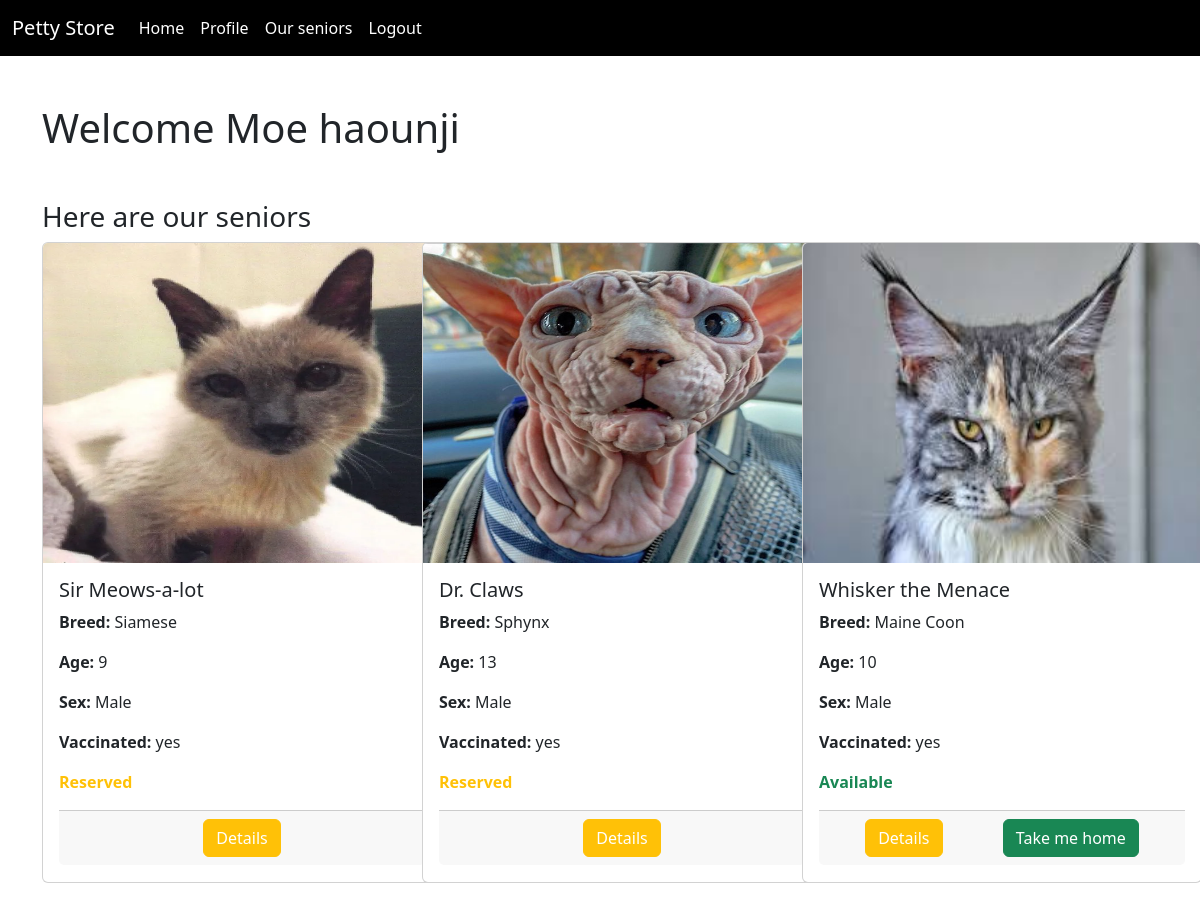
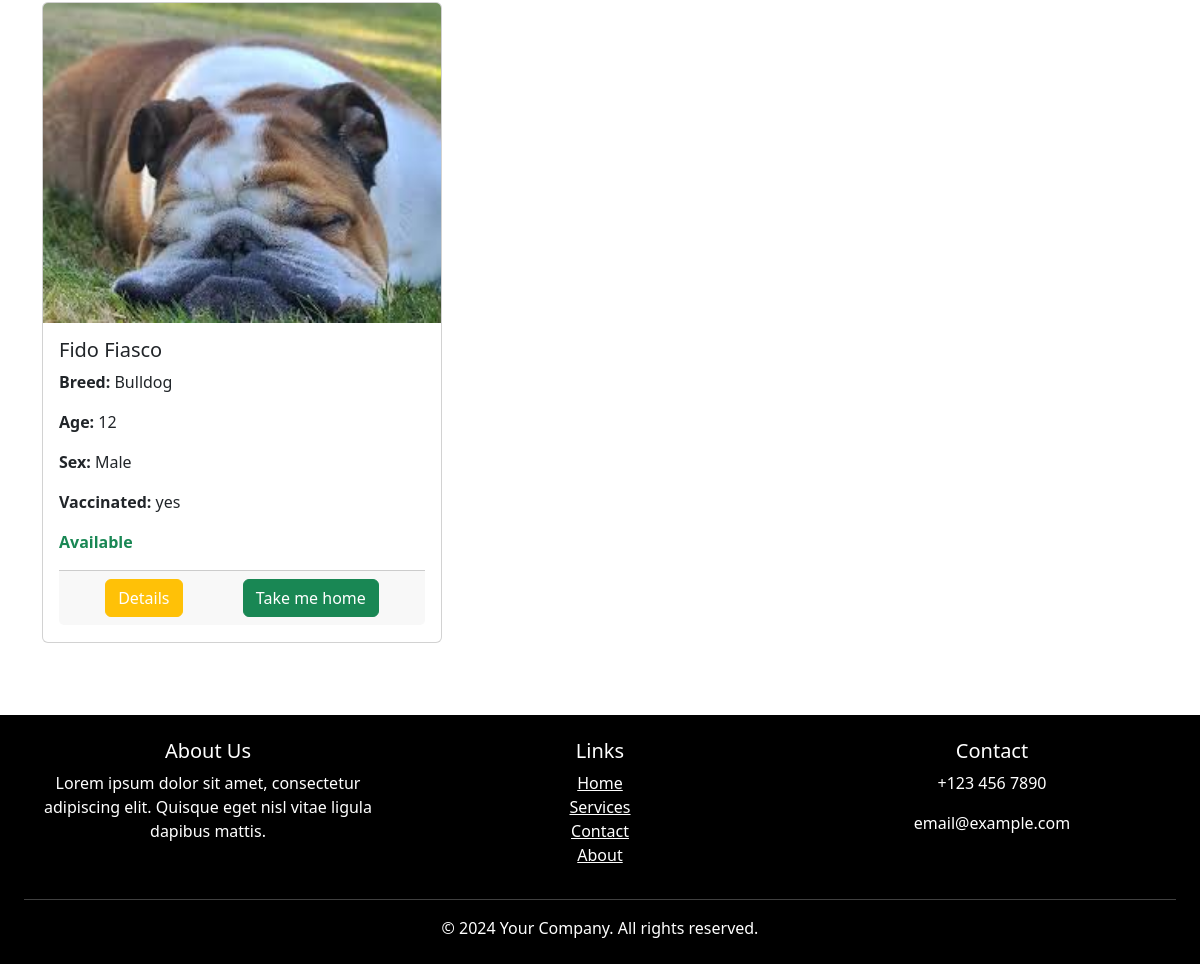
Screenshot of /seniors.php (signed in) with the database file from the repository (2 pictures, top to bottom).
### tables this page shows
CREATE TABLE `user` (
  `user_id` int(11) NOT NULL,
  `first_name` varchar(100) NOT NULL,
  `last_name` varchar(100) NOT NULL,
  `email_address` varchar(100) NOT NULL,
  `dob` date NOT NULL,
  `phone_number` int(15) NOT NULL,
  `address` varchar(100) NOT NULL,
  `picture` varchar(255) NOT NULL,
  `password` varchar(255) NOT NULL,
  `status` enum('admin','user') NOT NULL DEFAULT 'user'
);

CREATE TABLE `pet` (
  `pet_id` int(11) NOT NULL,
  `pet_name` varchar(100) NOT NULL,
  `picture` varchar(255) NOT NULL,
  `age` int(11) NOT NULL,
  `description` varchar(500) NOT NULL,
  `address` varchar(100) NOT NULL,
  `size` enum('small','medium','large') DEFAULT NULL,
  `breed` varchar(50) NOT NULL,
  `vaccinated` enum('yes','no') DEFAULT NULL,
  `status` enum('available','reserved','adopted') DEFAULT 'available',
  `sex` enum('Male','Female') DEFAULT NULL
);

### seniors.php (the view, shortened to what this page needs)
<?php
require_once "connection.php";
require_once "footer.php";
$sqlUser = "SELECT * FROM `user` WHERE user_id = " . $_SESSION["user"];
$resultUser = mysqli_query($conn, $sqlUser);
$rowUser = mysqli_fetch_assoc($resultUser);
$sql = "SELECT * FROM `pet` WHERE age > 8;
";
$result = mysqli_query($conn, $sql);
$layout = "";
if (mysqli_num_rows($result) > 0) {
    while ($row = mysqli_fetch_assoc($result)) {
        if ($row["status"] == "available") {
            $availability_text = "Available";
            $availability_class = "text-success";
            $adopt = "<a href='adopt.php?pet_id={$row["pet_id"]}' class='btn btn-success'>Take me home</a>";
        } elseif ($row["status"] == "reserved") {
            $availability_text = "Reserved";
            $availability_class = "text-warning";
            $adopt = "";
        } else {
            $availability_text = "Not Available";
            $availability_class = "text-danger";
            $adopt = "";
        }
        $layout .= "<div class='col mb-4'>
                        <div class='card h-100' style='width: 25rem';>
                            <div class='h-50'><img src='pictures/{$row["picture"]}' class='card-img-top'  alt='Pet Image' style='height: 20rem'; ></div>
                            <div class='card-body'>
                                <h5 class='card-title'>{$row["pet_name"]}</h5>
                                <p class='card-text'><b>Breed:</b> {$row["breed"]}</p>
                                <p class='card-text'><b>Age:</b> {$row["age"]}</p>
                                <p class='card-text'><b>Sex:</b> {$row["sex"]}</p>
                                <p class='card-text'><b>Vaccinated:</b> {$row["vaccinated"]}</p>
                                <p class='card-text {$availability_class}'><b>{$availability_text}</b></p>
                                <div class='card-footer d-flex justify-content-around'>
                                    <a href='details.php?pet_id={$row["pet_id"]}' class='btn btn-warning text-white'>Details</a>
                                    $adopt
                                </div>
                            </div>
                        </div>
                    </div>";
    }
} else {
    $layout = "<p>No results found</p>";
}
?>
<!doctype html>
<html lang="en">
<head>
    <link href="https://cdn.jsdelivr.net/npm/bootstrap@5.3.0/dist/css/bootstrap.min.css" rel="stylesheet">
</head>
<body>
    <div><?php require_once "./navbar.php"; ?></div>
    <div class="container mt-5">
        <h1>Welcome <?= $rowUser["first_name"] . " " . $rowUser["last_name"] ?></h1>
    </div>
    <div class="container mt-5">
        <h3 class="mt-5">Here are our seniors</h3>
        <div class="row row-cols-lg-3 row-cols-md-2 row-cols-sm-1 row-cols-xs-1">
            <?= $layout ?>
        </div>
    </div>
    <footer class="mt-auto fixed">
        <?= $footer ?>
    </footer>
</body>
</html>

### footer.php
<?php
$footer = "
    <footer class='bg-black text-white mt-5 p-4 text-center'>
        <div class='row'>
            <div class='col-md-4 mb-3 mb-md-0'>
                <h5>About Us</h5>
                <p>Lorem ipsum dolor sit amet, consectetur adipiscing elit. Quisque eget nisl vitae ligula dapibus mattis.</p>
            </div>
            <div class='col-md-4 mb-3 mb-md-0'>
                <h5>Links</h5>
                <ul class='list-unstyled'>
                    <li><a href='#' class='text-white'>Home</a></li>
                    <li><a href='#' class='text-white'>Services</a></li>
                    <li><a href='#' class='text-white'>Contact</a></li>
                    <li><a href='#' class='text-white'>About</a></li>
                </ul>
            </div>
            <div class='col-md-4'>
                <h5>Contact</h5>
                <p><i class='bi bi-telephone-fill'></i> +123 456 7890</p>
                <p><i class='bi bi-envelope-fill'></i> email@example.com</p>
            </div>
        </div>
        <hr class='bg-white'>
        <p class='mb-0'>&copy; 2024 Your Company. All rights reserved.</p>
    </footer>
";

### navbar.php (shortened to what this page needs)
<?php
if ((isset($_SESSION["user"]))) {
    echo "<nav class='navbar navbar-expand-lg navbar-dark bg-black'>
                <div class='container-fluid'>
                    <a class='navbar-brand' href='home.php'>Petty Store</a>
                    <button class='navbar-toggler' type='button' data-bs-toggle='collapse' data-bs-target='#navbarSupportedContent' aria-controls='navbarSupportedContent' aria-expanded='false' aria-label='Toggle navigation'>
                    <span class='navbar-toggler-icon'></span>
                    </button>
                    <div class='collapse navbar-collapse' id='navbarSupportedContent'>
                        <ul class='navbar-nav me-auto mb-2 mb-lg-0'>
                            <li class='nav-item'>
                                <a class='nav-link active' aria-current='page' href='home.php'>Home</a>
                            </li>
                            <li class='nav-item'>
                                <a class='nav-link active' aria-current='page' href='profile.php'>Profile</a>
                            </li>
                            <li class='nav-item'>
                                <a class='nav-link active' aria-current='page' href='seniors.php'>Our seniors</a>
                            </li>
                            <li class='nav-item'>
                                <a class='nav-link active' aria-current='page' href='logout.php?logout'>Logout</a>
                            </li>
                        </ul>
                    </div>
                </div>
            </nav>";
}

### rows the page displays
user: first_name "Moe", last_name "haounji"
pet: picture (picture), pet_name "Sir Meows-a-lot", breed "Siamese", age "9", sex "Male", vaccinated "yes", status "Reserved"
pet: picture (picture), pet_name "Dr. Claws", breed "Sphynx", age "13", sex "Male", vaccinated "yes", status "Reserved"
pet: picture (picture), pet_name "Whisker the Menace", breed "Maine Coon", age "10", sex "Male", vaccinated "yes", status "Available"
pet: picture (picture), pet_name "Fido Fiasco", breed "Bulldog", age "12", sex "Male", vaccinated "yes", status "Available"
